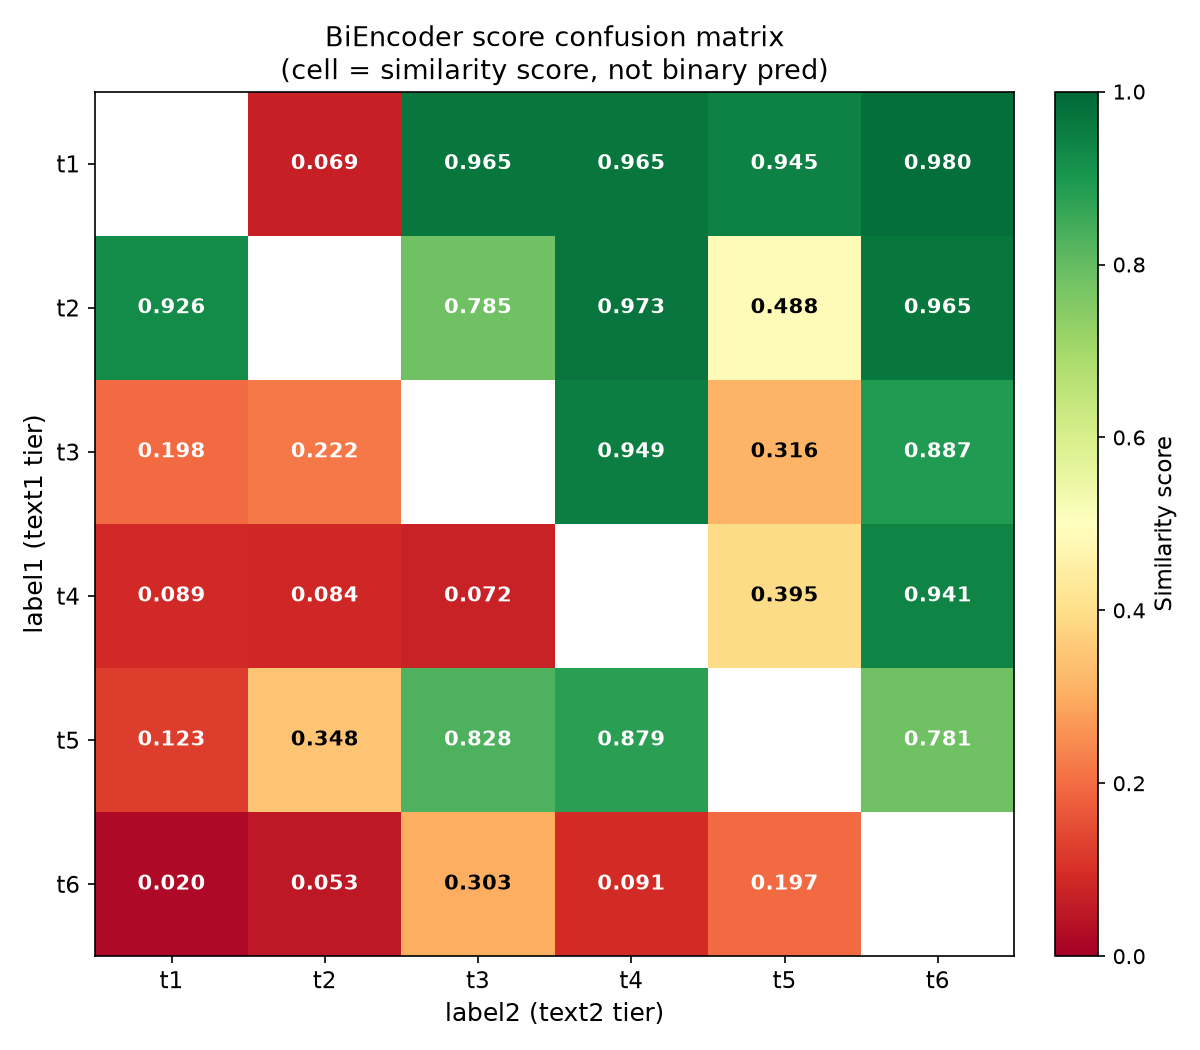

The script that saved this image:
"""Build a score-based confusion matrix from test_samples_milan_scored_biencoder.json.

Each cell (row=label1, col=label2) shows the biencoder similarity score
rather than a binary predicted label.
"""

import json
import numpy as np
import matplotlib.pyplot as plt
import matplotlib.colors as mcolors
from pathlib import Path

DATA_PATH = Path("/mnt/localssd/test_samples_milan_scored_crossencoder.json")
OUT_PATH  = Path("/mnt/localssd/confusion_matrix_biencoder.png")

data = json.load(open(DATA_PATH))

# collect all tier labels in sorted order
tiers = sorted(set(r["label1"] for r in data) | set(r["label2"] for r in data))
n = len(tiers)
idx = {t: i for i, t in enumerate(tiers)}

matrix = np.full((n, n), np.nan)
for r in data:
    i = idx[r["label1"]]
    j = idx[r["label2"]]
    matrix[i, j] = r["score"]

fig, ax = plt.subplots(figsize=(8, 7))

# use a diverging colormap centred at 0.5
cmap = plt.cm.RdYlGn
norm = mcolors.Normalize(vmin=0.0, vmax=1.0)
im = ax.imshow(matrix, cmap=cmap, norm=norm, aspect="auto")

# annotate each cell with the score
for i in range(n):
    for j in range(n):
        val = matrix[i, j]
        if not np.isnan(val):
            text_color = "black" if 0.25 < val < 0.75 else "white"
            ax.text(j, i, f"{val:.3f}", ha="center", va="center",
                    fontsize=10, color=text_color, fontweight="bold")

ax.set_xticks(range(n))
ax.set_yticks(range(n))
ax.set_xticklabels(tiers, fontsize=11)
ax.set_yticklabels(tiers, fontsize=11)
ax.set_xlabel("label2 (text2 tier)", fontsize=12)
ax.set_ylabel("label1 (text1 tier)", fontsize=12)
ax.set_title("BiEncoder score confusion matrix\n(cell = similarity score, not binary pred)", fontsize=13)

cbar = fig.colorbar(im, ax=ax, fraction=0.046, pad=0.04)
cbar.set_label("Similarity score", fontsize=11)

plt.tight_layout()
plt.savefig(OUT_PATH, dpi=150)
print(f"Saved: {OUT_PATH}")

# also print the matrix to stdout
print("\nScore matrix:")
header = "      " + "  ".join(f"{t:>7}" for t in tiers)
print(header)
for i, t in enumerate(tiers):
    row_str = "  ".join(f"{matrix[i,j]:7.4f}" if not np.isnan(matrix[i,j]) else "    nan"
                        for j in range(n))
    print(f"{t}  {row_str}")
